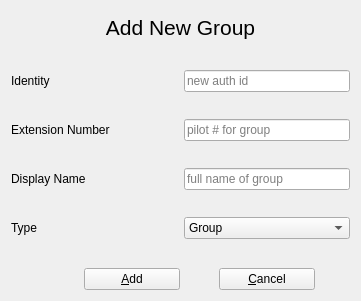
<?xml version="1.0" encoding="UTF-8"?>
<ui version="4.0">
 <author>David Sugar</author>
 <comment>** Copyright (C) 2017 Tycho Softworks.
**
** This program is free software: you can redistribute it and/or modify
** it under the terms of the GNU General Public License as published
** by the Free Software Foundation, either version 3 of the License, or
** (at your option) any later version.
**
** This program is distributed in the hope that it will be useful,
** but WITHOUT ANY WARRANTY; without even the implied warranty of
** MERCHANTABILITY or FITNESS FOR A PARTICULAR PURPOSE.  See the
** GNU General Public License for more details.
**
** You should have received a copy of the GNU General Public License
** along with this program.  If not, see &lt;http://www.gnu.org/licenses/&gt;.</comment>
 <class>NewGroup</class>
 <widget class="QDialog" name="NewGroup">
  <property name="windowModality">
   <enum>Qt::WindowModal</enum>
  </property>
  <property name="geometry">
   <rect>
    <x>0</x>
    <y>0</y>
    <width>361</width>
    <height>301</height>
   </rect>
  </property>
  <property name="windowTitle">
   <string notr="true">Dialog</string>
  </property>
  <property name="modal">
   <bool>true</bool>
  </property>
  <layout class="QVBoxLayout" name="verticalLayout">
   <item>
    <widget class="QLabel" name="label_2">
     <property name="minimumSize">
      <size>
       <width>0</width>
       <height>32</height>
      </size>
     </property>
     <property name="font">
      <font>
       <pointsize>16</pointsize>
      </font>
     </property>
     <property name="styleSheet">
      <string notr="true"/>
     </property>
     <property name="text">
      <string>Add New Group</string>
     </property>
     <property name="alignment">
      <set>Qt::AlignCenter</set>
     </property>
    </widget>
   </item>
   <item>
    <widget class="QFrame" name="frame">
     <property name="sizePolicy">
      <sizepolicy hsizetype="Preferred" vsizetype="Expanding">
       <horstretch>0</horstretch>
       <verstretch>0</verstretch>
      </sizepolicy>
     </property>
     <property name="frameShape">
      <enum>QFrame::NoFrame</enum>
     </property>
     <property name="frameShadow">
      <enum>QFrame::Raised</enum>
     </property>
     <layout class="QGridLayout" name="gridLayout_2">
      <property name="leftMargin">
       <number>0</number>
      </property>
      <property name="topMargin">
       <number>0</number>
      </property>
      <property name="rightMargin">
       <number>0</number>
      </property>
      <property name="bottomMargin">
       <number>0</number>
      </property>
      <item row="3" column="0">
       <widget class="QLabel" name="label_5">
        <property name="text">
         <string>Type</string>
        </property>
       </widget>
      </item>
      <item row="3" column="1">
       <widget class="QComboBox" name="type">
        <item>
         <property name="text">
          <string>Group</string>
         </property>
        </item>
        <item>
         <property name="text">
          <string>Pilot</string>
         </property>
        </item>
       </widget>
      </item>
      <item row="0" column="0">
       <widget class="QLabel" name="label_8">
        <property name="text">
         <string>Identity</string>
        </property>
       </widget>
      </item>
      <item row="1" column="1">
       <widget class="QLineEdit" name="extension">
        <property name="sizePolicy">
         <sizepolicy hsizetype="Preferred" vsizetype="Fixed">
          <horstretch>0</horstretch>
          <verstretch>0</verstretch>
         </sizepolicy>
        </property>
        <property name="placeholderText">
         <string>pilot # for group</string>
        </property>
       </widget>
      </item>
      <item row="1" column="0">
       <widget class="QLabel" name="label_4">
        <property name="text">
         <string>Extension Number</string>
        </property>
       </widget>
      </item>
      <item row="0" column="1">
       <widget class="QLineEdit" name="identity">
        <property name="sizePolicy">
         <sizepolicy hsizetype="Preferred" vsizetype="Fixed">
          <horstretch>0</horstretch>
          <verstretch>0</verstretch>
         </sizepolicy>
        </property>
        <property name="placeholderText">
         <string>new auth id</string>
        </property>
       </widget>
      </item>
      <item row="2" column="0">
       <widget class="QLabel" name="label">
        <property name="text">
         <string>Display Name</string>
        </property>
       </widget>
      </item>
      <item row="2" column="1">
       <widget class="QLineEdit" name="name">
        <property name="sizePolicy">
         <sizepolicy hsizetype="Preferred" vsizetype="Fixed">
          <horstretch>0</horstretch>
          <verstretch>0</verstretch>
         </sizepolicy>
        </property>
        <property name="placeholderText">
         <string>full name of group</string>
        </property>
       </widget>
      </item>
     </layout>
    </widget>
   </item>
   <item>
    <layout class="QHBoxLayout" name="horizontalLayout_2">
     <item>
      <spacer name="horizontalSpacer_2">
       <property name="orientation">
        <enum>Qt::Horizontal</enum>
       </property>
       <property name="sizeType">
        <enum>QSizePolicy::Preferred</enum>
       </property>
       <property name="sizeHint" stdset="0">
        <size>
         <width>40</width>
         <height>0</height>
        </size>
       </property>
      </spacer>
     </item>
     <item>
      <widget class="QPushButton" name="addButton">
       <property name="minimumSize">
        <size>
         <width>96</width>
         <height>0</height>
        </size>
       </property>
       <property name="maximumSize">
        <size>
         <width>96</width>
         <height>16777215</height>
        </size>
       </property>
       <property name="text">
        <string>&amp;Add</string>
       </property>
       <property name="shortcut">
        <string>Meta+A</string>
       </property>
       <property name="autoDefault">
        <bool>false</bool>
       </property>
      </widget>
     </item>
     <item>
      <widget class="QPushButton" name="cancelButton">
       <property name="sizePolicy">
        <sizepolicy hsizetype="Preferred" vsizetype="Fixed">
         <horstretch>0</horstretch>
         <verstretch>0</verstretch>
        </sizepolicy>
       </property>
       <property name="minimumSize">
        <size>
         <width>96</width>
         <height>0</height>
        </size>
       </property>
       <property name="maximumSize">
        <size>
         <width>96</width>
         <height>16777215</height>
        </size>
       </property>
       <property name="text">
        <string>&amp;Cancel</string>
       </property>
       <property name="icon">
        <iconset theme="dialog-close">
         <normaloff>.</normaloff>.</iconset>
       </property>
       <property name="shortcut">
        <string>Meta+C</string>
       </property>
       <property name="autoDefault">
        <bool>false</bool>
       </property>
       <property name="default">
        <bool>false</bool>
       </property>
      </widget>
     </item>
    </layout>
   </item>
  </layout>
 </widget>
 <tabstops>
  <tabstop>identity</tabstop>
  <tabstop>extension</tabstop>
  <tabstop>name</tabstop>
  <tabstop>type</tabstop>
  <tabstop>cancelButton</tabstop>
  <tabstop>addButton</tabstop>
 </tabstops>
 <resources/>
 <connections/>
</ui>
